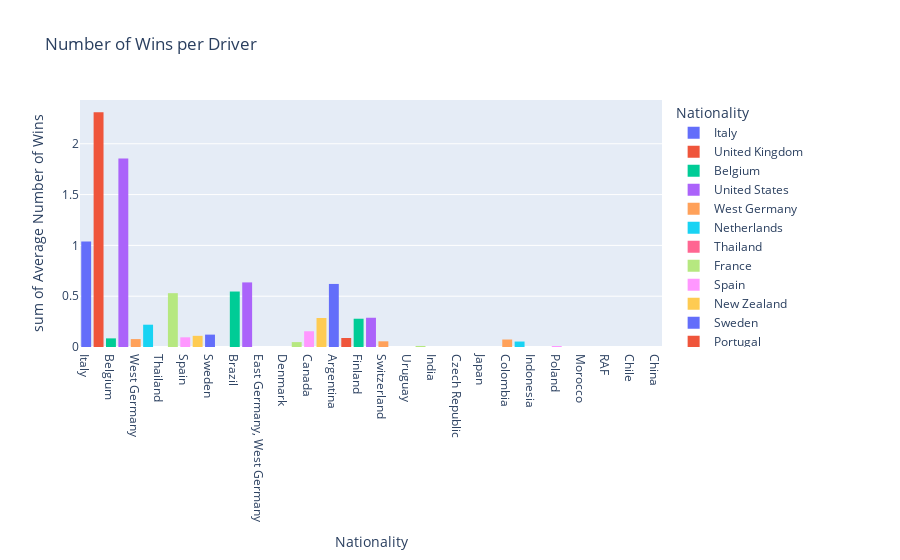

Here is the notebook cell this chart was saved with:
### Markdown cell above
Here we can see that Juan Manuel Fangio, has the best average number of wins with 0.461 to 3 dp. Interestingly Lewis Hamilton does not have the highest average wins (0.331), even though he has the most amount of wins.

### Figure Showing average wins per Driver Nationality:

### Code cell
Nationality_AverageWins_fig = px.histogram(F1Drivers_df, x='Nationality', y='Average_Wins', 
             title='Number of Wins per Driver', 
             labels= {'Nationality': 'Nationality', 'Average_Wins': 'Average Number of Wins'},
             color='Nationality')
             
Nationality_AverageWins_fig.show()

### Figure 1 — Plotly figure (JSON) as saved in the notebook; plotly's stock layout.template omitted (floating-point values rounded to 4 significant figures; data arrays with more than 128 entries replaced by an {"elided": "..."} marker saying what was removed)
{"data": [{"alignmentgroup": "True", "bingroup": "x", "histfunc": "sum", "hovertemplate": "Nationality=%{x}<br>sum of Average Number of Wins=%{y}<extra></extra>", "legendgroup": "Italy", "marker": {"color": "#636efa", "pattern": {"shape": ""}}, "name": "Italy", "offsetgroup": "Italy", "orientation": "v", "showlegend": true, "type": "histogram", "x": ["Italy", "Italy", "Italy", "Italy", "Italy", "Italy", "Italy", "Italy", "Italy", "Italy", "Italy", "Italy", "Italy", "Italy", "Italy", "Italy", "Italy", "Italy", "Italy", "Italy", "Italy", "Italy", "Italy", "Italy", "Italy", "Italy", "Italy", "Italy", "Italy", "Italy", "Italy", "Italy", "Italy", "Italy", "Italy", "Italy", "Italy", "Italy", "Italy", "Italy", "Italy", "Italy", "Italy", "Italy", "Italy", "Italy", "Italy", "Italy", "Italy", "Italy", "Italy", "Italy", "Italy", "Italy", "Italy", "Italy", "Italy", "Italy", "Italy", "Italy", "Italy", "Italy", "Italy", "Italy", "Italy", "Italy", "Italy", "Italy", "Italy", "Italy", "Italy", "Italy", "Italy", "Italy", "Italy", "Italy", "Italy", "Italy", "Italy", "Italy", "Italy", "Italy", "Italy", "Italy", "Italy", "Italy", "Italy", "Italy", "Italy", "Italy", "Italy", "Italy", "Italy", "Italy", "Italy", "Italy", "Italy", "Italy", "Italy"], "xaxis": "x", "y": [0, 0, 0.02326, 0, 0.01835, 0, 0.3939, 0, 0.04762, 0, 0.02381, 0, 0, 0, 0, 0, 0, 0, 0, 0.01266, 0, 0, 0, 0, 0, 0, 0, 0, 0, 0, 0, 0, 0, 0, 0, 0, 0.1429, 0.1471, 0, 0.01299, 0, 0, 0, 0, 0, 0, 0, 0, 0, 0, 0, 0, 0, 0, 0, 0, 0, 0, 0, 0, 0, 0, 0, 0, 0, 0.04, 0.01282, 0, 0, 0, 0, 0, 0, 0.02335, 0, 0, 0, 0, 0, 0, 0, 0, 0, 0.08333, 0, 0, 0, 0, 0, 0, 0, 0, 0, 0.05263, 0.003906, 0, 0, 0, 0], "yaxis": "y"}, {"alignmentgroup": "True", "bingroup": "x", "histfunc": "sum", "hovertemplate": "Nationality=%{x}<br>sum of Average Number of Wins=%{y}<extra></extra>", "legendgroup": "United Kingdom", "marker": {"color": "#EF553B", "pattern": {"shape": ""}}, "name": "United Kingdom", "offsetgroup": "United Kingdom", "orientation": "v", "showlegend": true, "type": "histogram", "x": {"elided": "164 str values"}, "xaxis": "x", "y": {"elided": "164 float values"}, "yaxis": "y"}, {"alignmentgroup": "True", "bingroup": "x", "histfunc": "sum", "hovertemplate": "Nationality=%{x}<br>sum of Average Number of Wins=%{y}<extra></extra>", "legendgroup": "Belgium", "marker": {"color": "#00cc96", "pattern": {"shape": ""}}, "name": "Belgium", "offsetgroup": "Belgium", "orientation": "v", "showlegend": true, "type": "histogram", "x": ["Belgium", "Belgium", "Belgium", "Belgium", "Belgium", "Belgium", "Belgium", "Belgium", "Belgium", "Belgium", "Belgium", "Belgium", "Belgium", "Belgium", "Belgium", "Belgium", "Belgium", "Belgium", "Belgium", "Belgium", "Belgium", "Belgium", "Belgium"], "xaxis": "x", "y": [0, 0, 0, 0.01829, 0, 0, 0, 0, 0, 0, 0, 0.06667, 0, 0, 0, 0, 0, 0, 0, 0, 0, 0, 0], "yaxis": "y"}, {"alignmentgroup": "True", "bingroup": "x", "histfunc": "sum", "hovertemplate": "Nationality=%{x}<br>sum of Average Number of Wins=%{y}<extra></extra>", "legendgroup": "United States", "marker": {"color": "#ab63fa", "pattern": {"shape": ""}}, "name": "United States", "offsetgroup": "United States", "orientation": "v", "showlegend": true, "type": "histogram", "x": {"elided": "160 str values"}, "xaxis": "x", "y": {"elided": "160 float values"}, "yaxis": "y"}, {"alignmentgroup": "True", "bingroup": "x", "histfunc": "sum", "hovertemplate": "Nationality=%{x}<br>sum of Average Number of Wins=%{y}<extra></extra>", "legendgroup": "West Germany", "marker": {"color": "#FFA15A", "pattern": {"shape": ""}}, "name": "West Germany", "offsetgroup": "West Germany", "orientation": "v", "showlegend": true, "type": "histogram", "x": ["West Germany", "West Germany", "West Germany", "West Germany", "West Germany", "West Germany", "West Germany", "West Germany", "West Germany", "West Germany", "West Germany", "West Germany", "West Germany", "West Germany", "West Germany", "West Germany", "West Germany", "West Germany", "West Germany", "West Germany", "West Germany", "West Germany", "West Germany", "West Germany", "West Germany", "West Germany", "West Germany", "West Germany", "West Germany", "West Germany", "West Germany", "West Germany", "West Germany", "West Germany", "West Germany", "West Germany", "West Germany", "West Germany", "West Germany"], "xaxis": "x", "y": [0, 0, 0, 0, 0, 0, 0, 0, 0, 0, 0, 0, 0, 0, 0, 0, 0, 0, 0, 0, 0, 0.008772, 0, 0, 0, 0, 0, 0, 0, 0, 0, 0, 0, 0, 0.06897, 0, 0, 0, 0], "yaxis": "y"}, {"alignmentgroup": "True", "bingroup": "x", "histfunc": "sum", "hovertemplate": "Nationality=%{x}<br>sum of Average Number of Wins=%{y}<extra></extra>", "legendgroup": "Netherlands", "marker": {"color": "#19d3f3", "pattern": {"shape": ""}}, "name": "Netherlands", "offsetgroup": "Netherlands", "orientation": "v", "showlegend": true, "type": "histogram", "x": ["Netherlands", "Netherlands", "Netherlands", "Netherlands", "Netherlands", "Netherlands", "Netherlands", "Netherlands", "Netherlands", "Netherlands", "Netherlands", "Netherlands", "Netherlands", "Netherlands", "Netherlands", "Netherlands"], "xaxis": "x", "y": [0, 0, 0, 0, 0, 0, 0, 0, 0, 0, 0, 0, 0, 0.2195, 0, 0], "yaxis": "y"}, {"alignmentgroup": "True", "bingroup": "x", "histfunc": "sum", "hovertemplate": "Nationality=%{x}<br>sum of Average Number of Wins=%{y}<extra></extra>", "legendgroup": "Thailand", "marker": {"color": "#FF6692", "pattern": {"shape": ""}}, "name": "Thailand", "offsetgroup": "Thailand", "orientation": "v", "showlegend": true, "type": "histogram", "x": ["Thailand", "Thailand"], "xaxis": "x", "y": [0, 0], "yaxis": "y"}, {"alignmentgroup": "True", "bingroup": "x", "histfunc": "sum", "hovertemplate": "Nationality=%{x}<br>sum of Average Number of Wins=%{y}<extra></extra>", "legendgroup": "France", "marker": {"color": "#B6E880", "pattern": {"shape": ""}}, "name": "France", "offsetgroup": "France", "orientation": "v", "showlegend": true, "type": "histogram", "x": ["France", "France", "France", "France", "France", "France", "France", "France", "France", "France", "France", "France", "France", "France", "France", "France", "France", "France", "France", "France", "France", "France", "France", "France", "France", "France", "France", "France", "France", "France", "France", "France", "France", "France", "France", "France", "France", "France", "France", "France", "France", "France", "France", "France", "France", "France", "France", "France", "France", "France", "France", "France", "France", "France", "France", "France", "France", "France", "France", "France", "France", "France", "France", "France", "France", "France", "France", "France", "France", "France", "France", "France"], "xaxis": "x", "y": [0.00495, 0, 0.04268, 0, 0, 0, 0, 0.01136, 0, 0, 0, 0, 0.02128, 0, 0, 0, 0, 0.02105, 0, 0, 0, 0, 0.009174, 0, 0, 0, 0, 0, 0, 0, 0, 0.03636, 0, 0, 0.03333, 0, 0, 0, 0, 0, 0, 0, 0, 0, 0, 0, 0, 0, 0, 0, 0.008929, 0.006329, 0, 0, 0, 0.04167, 0, 0, 0.2525, 0, 0, 0, 0, 0, 0, 0, 0, 0, 0, 0.01626, 0.02381, 0], "yaxis": "y"}, {"alignmentgroup": "True", "bingroup": "x", "histfunc": "sum", "hovertemplate": "Nationality=%{x}<br>sum of Average Number of Wins=%{y}<extra></extra>", "legendgroup": "Spain", "marker": {"color": "#FF97FF", "pattern": {"shape": ""}}, "name": "Spain", "offsetgroup": "Spain", "orientation": "v", "showlegend": true, "type": "histogram", "x": ["Spain", "Spain", "Spain", "Spain", "Spain", "Spain", "Spain", "Spain", "Spain", "Spain", "Spain", "Spain", "Spain", "Spain", "Spain"], "xaxis": "x", "y": [0, 0.08914, 0, 0, 0, 0, 0, 0, 0, 0, 0, 0.006098, 0, 0, 0], "yaxis": "y"}, {"alignmentgroup": "True", "bingroup": "x", "histfunc": "sum", "hovertemplate": "Nationality=%{x}<br>sum of Average Number of Wins=%{y}<extra></extra>", "legendgroup": "New Zealand", "marker": {"color": "#FECB52", "pattern": {"shape": ""}}, "name": "New Zealand", "offsetgroup": "New Zealand", "orientation": "v", "showlegend": true, "type": "histogram", "x": ["New Zealand", "New Zealand", "New Zealand", "New Zealand", "New Zealand", "New Zealand", "New Zealand", "New Zealand", "New Zealand"], "xaxis": "x", "y": [0, 0, 0, 0.07143, 0.03846, 0, 0, 0, 0], "yaxis": "y"}, {"alignmentgroup": "True", "bingroup": "x", "histfunc": "sum", "hovertemplate": "Nationality=%{x}<br>sum of Average Number of Wins=%{y}<extra></extra>", "legendgroup": "Sweden", "marker": {"color": "#636efa", "pattern": {"shape": ""}}, "name": "Sweden", "offsetgroup": "Sweden", "orientation": "v", "showlegend": true, "type": "histogram", "x": ["Sweden", "Sweden", "Sweden", "Sweden", "Sweden", "Sweden", "Sweden", "Sweden", "Sweden", "Sweden", "Sweden"], "xaxis": "x", "y": [0, 0.009259, 0, 0, 0, 0, 0.03125, 0, 0.0813, 0, 0], "yaxis": "y"}, {"alignmentgroup": "True", "bingroup": "x", "histfunc": "sum", "hovertemplate": "Nationality=%{x}<br>sum of Average Number of Wins=%{y}<extra></extra>", "legendgroup": "Portugal", "marker": {"color": "#EF553B", "pattern": {"shape": ""}}, "name": "Portugal", "offsetgroup": "Portugal", "orientation": "v", "showlegend": true, "type": "histogram", "x": ["Portugal", "Portugal", "Portugal", "Portugal", "Portugal"], "xaxis": "x", "y": [0, 0, 0, 0, 0], "yaxis": "y"}, {"alignmentgroup": "True", "bingroup": "x", "histfunc": "sum", "hovertemplate": "Nationality=%{x}<br>sum of Average Number of Wins=%{y}<extra></extra>", "legendgroup": "Brazil", "marker": {"color": "#00cc96", "pattern": {"shape": ""}}, "name": "Brazil", "offsetgroup": "Brazil", "orientation": "v", "showlegend": true, "type": "histogram", "x": ["Brazil", "Brazil", "Brazil", "Brazil", "Brazil", "Brazil", "Brazil", "Brazil", "Brazil", "Brazil", "Brazil", "Brazil", "Brazil", "Brazil", "Brazil", "Brazil", "Brazil", "Brazil", "Brazil", "Brazil", "Brazil", "Brazil", "Brazil", "Brazil", "Brazil", "Brazil", "Brazil", "Brazil", "Brazil", "Brazil", "Brazil", "Brazil"], "xaxis": "x", "y": [0.03374, 0, 0, 0, 0, 0, 0, 0, 0.09396, 0, 0, 0, 0, 0, 0, 0, 0.04044, 0, 0, 0, 0, 0.0137, 0.1111, 0, 0, 0, 0, 0, 0.2531, 0, 0, 0], "yaxis": "y"}, {"alignmentgroup": "True", "bingroup": "x", "histfunc": "sum", "hovertemplate": "Nationality=%{x}<br>sum of Average Number of Wins=%{y}<extra></extra>", "legendgroup": "Germany", "marker": {"color": "#ab63fa", "pattern": {"shape": ""}}, "name": "Germany", "offsetgroup": "Germany", "orientation": "v", "showlegend": true, "type": "histogram", "x": ["Germany", "Germany", "Germany", "Germany", "Germany", "Germany", "Germany", "Germany", "Germany", "Germany", "Germany", "Germany", "Germany", "Germany"], "xaxis": "x", "y": [0, 0.01875, 0, 0, 0, 0, 0.1117, 0.2955, 0, 0.03315, 0, 0.1767, 0, 0], "yaxis": "y"}, {"alignmentgroup": "True", "bingroup": "x", "histfunc": "sum", "hovertemplate": "Nationality=%{x}<br>sum of Average Number of Wins=%{y}<extra></extra>", "legendgroup": "East Germany, West Germany", "marker": {"color": "#FFA15A", "pattern": {"shape": ""}}, "name": "East Germany, West Germany", "offsetgroup": "East Germany, West Germany", "orientation": "v", "showlegend": true, "type": "histogram", "x": ["East Germany, West Germany"], "xaxis": "x", "y": [0], "yaxis": "y"}, {"alignmentgroup": "True", "bingroup": "x", "histfunc": "sum", "hovertemplate": "Nationality=%{x}<br>sum of Average Number of Wins=%{y}<extra></extra>", "legendgroup": "Hungary", "marker": {"color": "#19d3f3", "pattern": {"shape": ""}}, "name": "Hungary", "offsetgroup": "Hungary", "orientation": "v", "showlegend": true, "type": "histogram", "x": ["Hungary"], "xaxis": "x", "y": [0], "yaxis": "y"}, {"alignmentgroup": "True", "bingroup": "x", "histfunc": "sum", "hovertemplate": "Nationality=%{x}<br>sum of Average Number of Wins=%{y}<extra></extra>", "legendgroup": "Denmark", "marker": {"color": "#FF6692", "pattern": {"shape": ""}}, "name": "Denmark", "offsetgroup": "Denmark", "orientation": "v", "showlegend": true, "type": "histogram", "x": ["Denmark", "Denmark", "Denmark", "Denmark", "Denmark"], "xaxis": "x", "y": [0, 0, 0, 0, 0], "yaxis": "y"}, {"alignmentgroup": "True", "bingroup": "x", "histfunc": "sum", "hovertemplate": "Nationality=%{x}<br>sum of Average Number of Wins=%{y}<extra></extra>", "legendgroup": "Monaco", "marker": {"color": "#B6E880", "pattern": {"shape": ""}}, "name": "Monaco", "offsetgroup": "Monaco", "orientation": "v", "showlegend": true, "type": "histogram", "x": ["Monaco", "Monaco", "Monaco", "Monaco"], "xaxis": "x", "y": [0, 0, 0.04808, 0], "yaxis": "y"}, {"alignmentgroup": "True", "bingroup": "x", "histfunc": "sum", "hovertemplate": "Nationality=%{x}<br>sum of Average Number of Wins=%{y}<extra></extra>", "legendgroup": "Canada", "marker": {"color": "#FF97FF", "pattern": {"shape": ""}}, "name": "Canada", "offsetgroup": "Canada", "orientation": "v", "showlegend": true, "type": "histogram", "x": ["Canada", "Canada", "Canada", "Canada", "Canada", "Canada", "Canada", "Canada", "Canada", "Canada", "Canada", "Canada", "Canada", "Canada", "Canada"], "xaxis": "x", "y": [0, 0, 0, 0, 0, 0, 0, 0, 0, 0, 0.08824, 0.06667, 0, 0, 0], "yaxis": "y"}, {"alignmentgroup": "True", "bingroup": "x", "histfunc": "sum", "hovertemplate": "Nationality=%{x}<br>sum of Average Number of Wins=%{y}<extra></extra>", "legendgroup": "Austria", "marker": {"color": "#FECB52", "pattern": {"shape": ""}}, "name": "Austria", "offsetgroup": "Austria", "orientation": "v", "showlegend": true, "type": "histogram", "x": ["Austria", "Austria", "Austria", "Austria", "Austria", "Austria", "Austria", "Austria", "Austria", "Austria", "Austria", "Austria", "Austria", "Austria", "Austria", "Austria"], "xaxis": "x", "y": [0.04762, 0, 0, 0, 0, 0, 0, 0.1412, 0, 0, 0, 0, 0.09677, 0, 0, 0], "yaxis": "y"}, {"alignmentgroup": "True", "bingroup": "x", "histfunc": "sum", "hovertemplate": "Nationality=%{x}<br>sum of Average Number of Wins=%{y}<extra></extra>", "legendgroup": "Argentina", "marker": {"color": "#636efa", "pattern": {"shape": ""}}, "name": "Argentina", "offsetgroup": "Argentina", "orientation": "v", "showlegend": true, "type": "histogram", "x": ["Argentina", "Argentina", "Argentina", "Argentina", "Argentina", "Argentina", "Argentina", "Argentina", "Argentina", "Argentina", "Argentina", "Argentina", "Argentina", "Argentina", "Argentina", "Argentina", "Argentina", "Argentina", "Argentina", "Argentina", "Argentina", "Argentina", "Argentina", "Argentina", "Argentina"], "xaxis": "x", "y": [0, 0, 0, 0, 0, 0, 0, 0.4615, 0, 0, 0.07692, 0, 0, 0, 0, 0, 0, 0, 0, 0.08219, 0, 0, 0, 0, 0], "yaxis": "y"}, {"alignmentgroup": "True", "bingroup": "x", "histfunc": "sum", "hovertemplate": "Nationality=%{x}<br>sum of Average Number of Wins=%{y}<extra></extra>", "legendgroup": "South Africa", "marker": {"color": "#EF553B", "pattern": {"shape": ""}}, "name": "South Africa", "offsetgroup": "South Africa", "orientation": "v", "showlegend": true, "type": "histogram", "x": ["South Africa", "South Africa", "South Africa", "South Africa", "South Africa", "South Africa", "South Africa", "South Africa", "South Africa", "South Africa", "South Africa", "South Africa", "South Africa", "South Africa", "South Africa", "South Africa", "South Africa", "South Africa", "South Africa", "South Africa", "South Africa", "South Africa", "South Africa"], "xaxis": "x", "y": [0, 0, 0, 0, 0, 0, 0, 0, 0, 0, 0, 0, 0, 0, 0, 0, 0, 0, 0.0885, 0, 0, 0, 0], "yaxis": "y"}, {"alignmentgroup": "True", "bingroup": "x", "histfunc": "sum", "hovertemplate": "Nationality=%{x}<br>sum of Average Number of Wins=%{y}<extra></extra>", "legendgroup": "Finland", "marker": {"color": "#00cc96", "pattern": {"shape": ""}}, "name": "Finland", "offsetgroup": "Finland", "orientation": "v", "showlegend": true, "type": "histogram", "x": ["Finland", "Finland", "Finland", "Finland", "Finland", "Finland", "Finland", "Finland", "Finland"], "xaxis": "x", "y": [0.0495, 0.1212, 0, 0.008929, 0, 0, 0.05949, 0.03906, 0], "yaxis": "y"}, {"alignmentgroup": "True", "bingroup": "x", "histfunc": "sum", "hovertemplate": "Nationality=%{x}<br>sum of Average Number of Wins=%{y}<extra></extra>", "legendgroup": "Australia", "marker": {"color": "#ab63fa", "pattern": {"shape": ""}}, "name": "Australia", "offsetgroup": "Australia", "orientation": "v", "showlegend": true, "type": "histogram", "x": ["Australia", "Australia", "Australia", "Australia", "Australia", "Australia", "Australia", "Australia", "Australia", "Australia", "Australia", "Australia", "Australia", "Australia", "Australia", "Australia", "Australia", "Australia"], "xaxis": "x", "y": [0, 0, 0.1094, 0, 0, 0, 0, 0, 0.1026, 0, 0, 0, 0, 0.03448, 0, 0, 0, 0.04147], "yaxis": "y"}, {"alignmentgroup": "True", "bingroup": "x", "histfunc": "sum", "hovertemplate": "Nationality=%{x}<br>sum of Average Number of Wins=%{y}<extra></extra>", "legendgroup": "Switzerland", "marker": {"color": "#FFA15A", "pattern": {"shape": ""}}, "name": "Switzerland", "offsetgroup": "Switzerland", "orientation": "v", "showlegend": true, "type": "histogram", "x": ["Switzerland", "Switzerland", "Switzerland", "Switzerland", "Switzerland", "Switzerland", "Switzerland", "Switzerland", "Switzerland", "Switzerland", "Switzerland", "Switzerland", "Switzerland", "Switzerland", "Switzerland", "Switzerland", "Switzerland", "Switzerland", "Switzerland", "Switzerland", "Switzerland", "Switzerland", "Switzerland", "Switzerland"], "xaxis": "x", "y": [0, 0, 0, 0, 0, 0, 0, 0, 0, 0, 0, 0, 0, 0.03597, 0, 0, 0, 0, 0.02, 0, 0, 0, 0, 0], "yaxis": "y"}, {"alignmentgroup": "True", "bingroup": "x", "histfunc": "sum", "hovertemplate": "Nationality=%{x}<br>sum of Average Number of Wins=%{y}<extra></extra>", "legendgroup": "Ireland", "marker": {"color": "#19d3f3", "pattern": {"shape": ""}}, "name": "Ireland", "offsetgroup": "Ireland", "orientation": "v", "showlegend": true, "type": "histogram", "x": ["Ireland", "Ireland", "Ireland", "Ireland", "Ireland"], "xaxis": "x", "y": [0, 0, 0, 0, 0], "yaxis": "y"}, {"alignmentgroup": "True", "bingroup": "x", "histfunc": "sum", "hovertemplate": "Nationality=%{x}<br>sum of Average Number of Wins=%{y}<extra></extra>", "legendgroup": "Uruguay", "marker": {"color": "#FF6692", "pattern": {"shape": ""}}, "name": "Uruguay", "offsetgroup": "Uruguay", "orientation": "v", "showlegend": true, "type": "histogram", "x": ["Uruguay", "Uruguay", "Uruguay", "Uruguay"], "xaxis": "x", "y": [0, 0, 0, 0], "yaxis": "y"}, {"alignmentgroup": "True", "bingroup": "x", "histfunc": "sum", "hovertemplate": "Nationality=%{x}<br>sum of Average Number of Wins=%{y}<extra></extra>", "legendgroup": "Venezuela", "marker": {"color": "#B6E880", "pattern": {"shape": ""}}, "name": "Venezuela", "offsetgroup": "Venezuela", "orientation": "v", "showlegend": true, "type": "histogram", "x": ["Venezuela", "Venezuela", "Venezuela"], "xaxis": "x", "y": [0, 0, 0.01042], "yaxis": "y"}, {"alignmentgroup": "True", "bingroup": "x", "histfunc": "sum", "hovertemplate": "Nationality=%{x}<br>sum of Average Number of Wins=%{y}<extra></extra>", "legendgroup": "India", "marker": {"color": "#FF97FF", "pattern": {"shape": ""}}, "name": "India", "offsetgroup": "India", "orientation": "v", "showlegend": true, "type": "histogram", "x": ["India", "India"], "xaxis": "x", "y": [0, 0], "yaxis": "y"}, {"alignmentgroup": "True", "bingroup": "x", "histfunc": "sum", "hovertemplate": "Nationality=%{x}<br>sum of Average Number of Wins=%{y}<extra></extra>", "legendgroup": "Monaco Netherlands", "marker": {"color": "#FECB52", "pattern": {"shape": ""}}, "name": "Monaco Netherlands", "offsetgroup": "Monaco Netherlands", "orientation": "v", "showlegend": true, "type": "histogram", "x": ["Monaco Netherlands"], "xaxis": "x", "y": [0], "yaxis": "y"}, {"alignmentgroup": "True", "bingroup": "x", "histfunc": "sum", "hovertemplate": "Nationality=%{x}<br>sum of Average Number of Wins=%{y}<extra></extra>", "legendgroup": "Czech Republic", "marker": {"color": "#636efa", "pattern": {"shape": ""}}, "name": "Czech Republic", "offsetgroup": "Czech Republic", "orientation": "v", "showlegend": true, "type": "histogram", "x": ["Czech Republic"], "xaxis": "x", "y": [0], "yaxis": "y"}, {"alignmentgroup": "True", "bingroup": "x", "histfunc": "sum", "hovertemplate": "Nationality=%{x}<br>sum of Average Number of Wins=%{y}<extra></extra>", "legendgroup": "East Germany", "marker": {"color": "#EF553B", "pattern": {"shape": ""}}, "name": "East Germany", "offsetgroup": "East Germany", "orientation": "v", "showlegend": true, "type": "histogram", "x": ["East Germany", "East Germany", "East Germany"], "xaxis": "x", "y": [0, 0, 0], "yaxis": "y"}, {"alignmentgroup": "True", "bingroup": "x", "histfunc": "sum", "hovertemplate": "Nationality=%{x}<br>sum of Average Number of Wins=%{y}<extra></extra>", "legendgroup": "Japan", "marker": {"color": "#00cc96", "pattern": {"shape": ""}}, "name": "Japan", "offsetgroup": "Japan", "orientation": "v", "showlegend": true, "type": "histogram", "x": ["Japan", "Japan", "Japan", "Japan", "Japan", "Japan", "Japan", "Japan", "Japan", "Japan", "Japan", "Japan", "Japan", "Japan", "Japan", "Japan", "Japan", "Japan", "Japan", "Japan", "Japan"], "xaxis": "x", "y": [0, 0, 0, 0, 0, 0, 0, 0, 0, 0, 0, 0, 0, 0, 0, 0, 0, 0, 0, 0, 0], "yaxis": "y"}, {"alignmentgroup": "True", "bingroup": "x", "histfunc": "sum", "hovertemplate": "Nationality=%{x}<br>sum of Average Number of Wins=%{y}<extra></extra>", "legendgroup": "Belgium France", "marker": {"color": "#ab63fa", "pattern": {"shape": ""}}, "name": "Belgium France", "offsetgroup": "Belgium France", "orientation": "v", "showlegend": true, "type": "histogram", "x": ["Belgium France"], "xaxis": "x", "y": [0], "yaxis": "y"}, {"alignmentgroup": "True", "bingroup": "x", "histfunc": "sum", "hovertemplate": "Nationality=%{x}<br>sum of Average Number of Wins=%{y}<extra></extra>", "legendgroup": "Colombia", "marker": {"color": "#FFA15A", "pattern": {"shape": ""}}, "name": "Colombia", "offsetgroup": "Colombia", "orientation": "v", "showlegend": true, "type": "histogram", "x": ["Colombia", "Colombia", "Colombia"], "xaxis": "x", "y": [0, 0, 0.07368], "yaxis": "y"}, {"alignmentgroup": "True", "bingroup": "x", "histfunc": "sum", "hovertemplate": "Nationality=%{x}<br>sum of Average Number of Wins=%{y}<extra></extra>", "legendgroup": "Mexico", "marker": {"color": "#19d3f3", "pattern": {"shape": ""}}, "name": "Mexico", "offsetgroup": "Mexico", "orientation": "v", "showlegend": true, "type": "histogram", "x": ["Mexico", "Mexico", "Mexico", "Mexico", "Mexico", "Mexico"], "xaxis": "x", "y": [0, 0.01667, 0, 0.03704, 0, 0], "yaxis": "y"}, {"alignmentgroup": "True", "bingroup": "x", "histfunc": "sum", "hovertemplate": "Nationality=%{x}<br>sum of Average Number of Wins=%{y}<extra></extra>", "legendgroup": "Indonesia", "marker": {"color": "#FF6692", "pattern": {"shape": ""}}, "name": "Indonesia", "offsetgroup": "Indonesia", "orientation": "v", "showlegend": true, "type": "histogram", "x": ["Indonesia"], "xaxis": "x", "y": [0], "yaxis": "y"}, {"alignmentgroup": "True", "bingroup": "x", "histfunc": "sum", "hovertemplate": "Nationality=%{x}<br>sum of Average Number of Wins=%{y}<extra></extra>", "legendgroup": "Rhodesia and Nyasaland", "marker": {"color": "#B6E880", "pattern": {"shape": ""}}, "name": "Rhodesia and Nyasaland", "offsetgroup": "Rhodesia and Nyasaland", "orientation": "v", "showlegend": true, "type": "histogram", "x": ["Rhodesia and Nyasaland"], "xaxis": "x", "y": [0], "yaxis": "y"}, {"alignmentgroup": "True", "bingroup": "x", "histfunc": "sum", "hovertemplate": "Nationality=%{x}<br>sum of Average Number of Wins=%{y}<extra></extra>", "legendgroup": "Poland", "marker": {"color": "#FF97FF", "pattern": {"shape": ""}}, "name": "Poland", "offsetgroup": "Poland", "orientation": "v", "showlegend": true, "type": "histogram", "x": ["Poland"], "xaxis": "x", "y": [0.0101], "yaxis": "y"}, {"alignmentgroup": "True", "bingroup": "x", "histfunc": "sum", "hovertemplate": "Nationality=%{x}<br>sum of Average Number of Wins=%{y}<extra></extra>", "legendgroup": "Russia", "marker": {"color": "#FECB52", "pattern": {"shape": ""}}, "name": "Russia", "offsetgroup": "Russia", "orientation": "v", "showlegend": true, "type": "histogram", "x": ["Russia", "Russia", "Russia"], "xaxis": "x", "y": [0, 0, 0], "yaxis": "y"}, {"alignmentgroup": "True", "bingroup": "x", "histfunc": "sum", "hovertemplate": "Nationality=%{x}<br>sum of Average Number of Wins=%{y}<extra></extra>", "legendgroup": "Morocco", "marker": {"color": "#636efa", "pattern": {"shape": ""}}, "name": "Morocco", "offsetgroup": "Morocco", "orientation": "v", "showlegend": true, "type": "histogram", "x": ["Morocco"], "xaxis": "x", "y": [0], "yaxis": "y"}, {"alignmentgroup": "True", "bingroup": "x", "histfunc": "sum", "hovertemplate": "Nationality=%{x}<br>sum of Average Number of Wins=%{y}<extra></extra>", "legendgroup": "Rhodesia", "marker": {"color": "#EF553B", "pattern": {"shape": ""}}, "name": "Rhodesia", "offsetgroup": "Rhodesia", "orientation": "v", "showlegend": true, "type": "histogram", "x": ["Rhodesia", "Rhodesia", "Rhodesia", "Rhodesia"], "xaxis": "x", "y": [0, 0, 0, 0], "yaxis": "y"}, {"alignmentgroup": "True", "bingroup": "x", "histfunc": "sum", "hovertemplate": "Nationality=%{x}<br>sum of Average Number of Wins=%{y}<extra></extra>", "legendgroup": "RAF", "marker": {"color": "#00cc96", "pattern": {"shape": ""}}, "name": "RAF", "offsetgroup": "RAF", "orientation": "v", "showlegend": true, "type": "histogram", "x": ["RAF"], "xaxis": "x", "y": [0], "yaxis": "y"}, {"alignmentgroup": "True", "bingroup": "x", "histfunc": "sum", "hovertemplate": "Nationality=%{x}<br>sum of Average Number of Wins=%{y}<extra></extra>", "legendgroup": "Liechtenstein", "marker": {"color": "#ab63fa", "pattern": {"shape": ""}}, "name": "Liechtenstein", "offsetgroup": "Liechtenstein", "orientation": "v", "showlegend": true, "type": "histogram", "x": ["Liechtenstein"], "xaxis": "x", "y": [0], "yaxis": "y"}, {"alignmentgroup": "True", "bingroup": "x", "histfunc": "sum", "hovertemplate": "Nationality=%{x}<br>sum of Average Number of Wins=%{y}<extra></extra>", "legendgroup": "Chile", "marker": {"color": "#FFA15A", "pattern": {"shape": ""}}, "name": "Chile", "offsetgroup": "Chile", "orientation": "v", "showlegend": true, "type": "histogram", "x": ["Chile"], "xaxis": "x", "y": [0], "yaxis": "y"}, {"alignmentgroup": "True", "bingroup": "x", "histfunc": "sum", "hovertemplate": "Nationality=%{x}<br>sum of Average Number of Wins=%{y}<extra></extra>", "legendgroup": "Malaysia", "marker": {"color": "#19d3f3", "pattern": {"shape": ""}}, "name": "Malaysia", "offsetgroup": "Malaysia", "orientation": "v", "showlegend": true, "type": "histogram", "x": ["Malaysia"], "xaxis": "x", "y": [0], "yaxis": "y"}, {"alignmentgroup": "True", "bingroup": "x", "histfunc": "sum", "hovertemplate": "Nationality=%{x}<br>sum of Average Number of Wins=%{y}<extra></extra>", "legendgroup": "China", "marker": {"color": "#FF6692", "pattern": {"shape": ""}}, "name": "China", "offsetgroup": "China", "orientation": "v", "showlegend": true, "type": "histogram", "x": ["China"], "xaxis": "x", "y": [0], "yaxis": "y"}], "layout": {"barmode": "relative", "legend": {"title": {"text": "Nationality"}, "tracegroupgap": 0}, "title": {"text": "Number of Wins per Driver"}, "xaxis": {"anchor": "y", "categoryarray": ["Italy", "United Kingdom", "Belgium", "United States", "West Germany", "Netherlands", "Thailand", "France", "Spain", "New Zealand", "Sweden", "Portugal", "Brazil", "Germany", "East Germany, West Germany", "Hungary", "Denmark", "Monaco", "Canada", "Austria", "Argentina", "South Africa", "Finland", "Australia", "Switzerland", "Ireland", "Uruguay", "Venezuela", "India", "Monaco Netherlands", "Czech Republic", "East Germany", "Japan", "Belgium France", "Colombia", "Mexico", "Indonesia", "Rhodesia and Nyasaland", "Poland", "Russia", "Morocco", "Rhodesia", "RAF", "Liechtenstein", "Chile", "Malaysia", "China"], "categoryorder": "array", "domain": [0, 1], "title": {"text": "Nationality"}}, "yaxis": {"anchor": "x", "domain": [0, 1], "title": {"text": "sum of Average Number of Wins"}}}}
